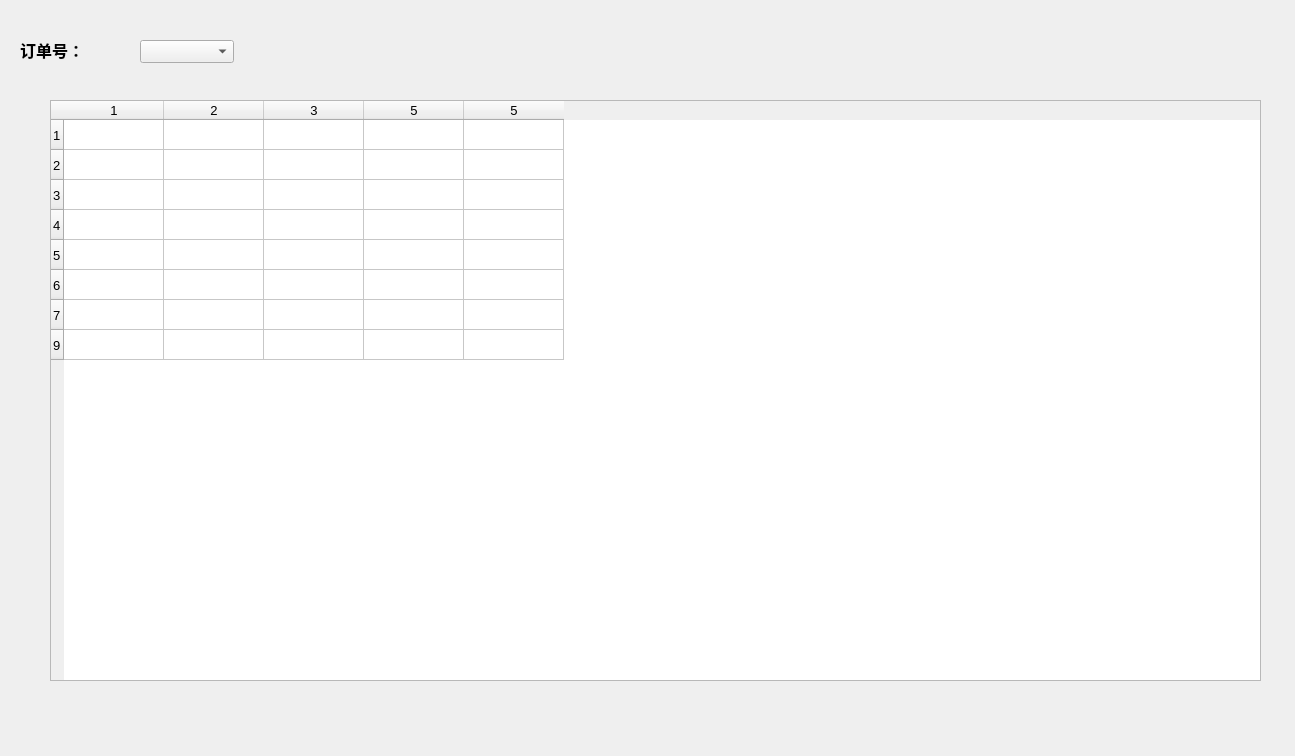
<?xml version="1.0" encoding="UTF-8"?>
<ui version="4.0">
 <class>QWDialogConfig</class>
 <widget class="QDialog" name="QWDialogConfig">
  <property name="windowModality">
   <enum>Qt::NonModal</enum>
  </property>
  <property name="geometry">
   <rect>
    <x>0</x>
    <y>0</y>
    <width>1295</width>
    <height>756</height>
   </rect>
  </property>
  <property name="sizePolicy">
   <sizepolicy hsizetype="Fixed" vsizetype="Fixed">
    <horstretch>0</horstretch>
    <verstretch>0</verstretch>
   </sizepolicy>
  </property>
  <property name="font">
   <font>
    <pointsize>10</pointsize>
   </font>
  </property>
  <property name="windowTitle">
   <string>设置表格行数和列数</string>
  </property>
  <property name="sizeGripEnabled">
   <bool>false</bool>
  </property>
  <property name="modal">
   <bool>false</bool>
  </property>
  <widget class="QTableWidget" name="tableWidget">
   <property name="geometry">
    <rect>
     <x>50</x>
     <y>100</y>
     <width>1211</width>
     <height>581</height>
    </rect>
   </property>
   <row>
    <property name="text">
     <string>1</string>
    </property>
   </row>
   <row>
    <property name="text">
     <string>2</string>
    </property>
   </row>
   <row>
    <property name="text">
     <string>3</string>
    </property>
   </row>
   <row>
    <property name="text">
     <string>4</string>
    </property>
   </row>
   <row>
    <property name="text">
     <string>5</string>
    </property>
   </row>
   <row>
    <property name="text">
     <string>6</string>
    </property>
   </row>
   <row>
    <property name="text">
     <string>7</string>
    </property>
   </row>
   <row>
    <property name="text">
     <string>9</string>
    </property>
   </row>
   <column>
    <property name="text">
     <string>1</string>
    </property>
   </column>
   <column>
    <property name="text">
     <string>2</string>
    </property>
   </column>
   <column>
    <property name="text">
     <string>3</string>
    </property>
   </column>
   <column>
    <property name="text">
     <string>5</string>
    </property>
   </column>
   <column>
    <property name="text">
     <string>5</string>
    </property>
   </column>
  </widget>
  <widget class="QComboBox" name="comboBox_Proname">
   <property name="geometry">
    <rect>
     <x>140</x>
     <y>40</y>
     <width>94</width>
     <height>23</height>
    </rect>
   </property>
  </widget>
  <widget class="QLabel" name="label_3">
   <property name="geometry">
    <rect>
     <x>20</x>
     <y>40</y>
     <width>84</width>
     <height>20</height>
    </rect>
   </property>
   <property name="font">
    <font>
     <family>Aharoni</family>
     <pointsize>12</pointsize>
     <weight>75</weight>
     <bold>true</bold>
    </font>
   </property>
   <property name="text">
    <string>订单号：</string>
   </property>
  </widget>
 </widget>
 <resources/>
 <connections/>
</ui>
